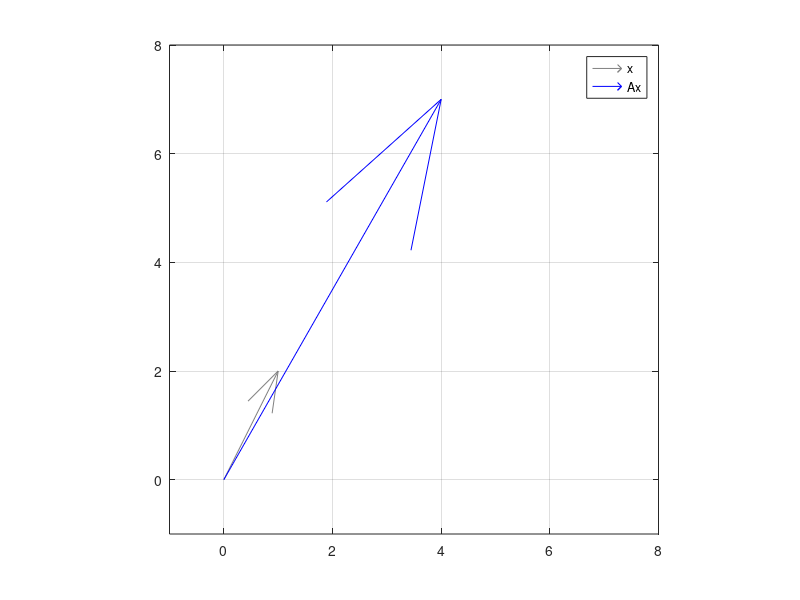

MATLAB code to generate this figure:
A = [2 1;
     1 3];
x = [1; 2];
y = A * x                % matrix times vector

figure
quiver(0, 0, x(1), x(2), 0, 'Color', [0.5 0.5 0.5]); hold on
quiver(0, 0, y(1), y(2), 0, 'b')
axis equal; grid on; xlim([-1 8]); ylim([-1 8])
legend('x', 'Ax')
